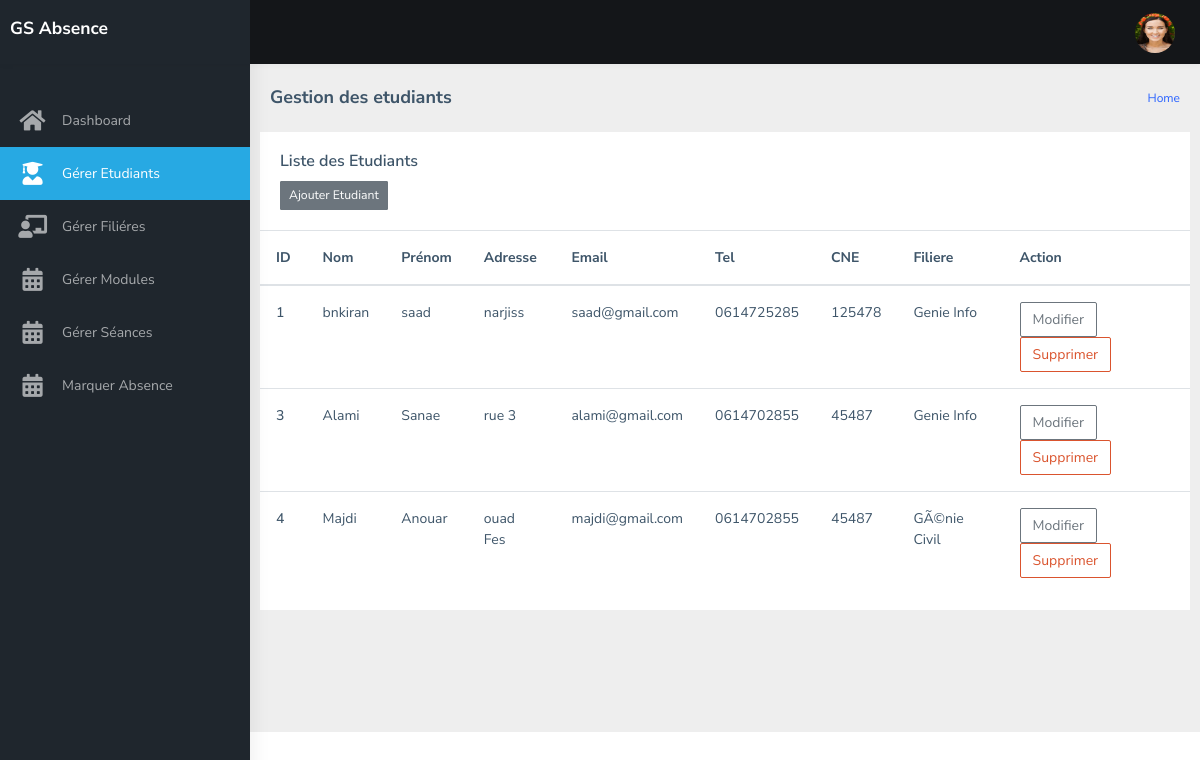
Screenshot of /etudiants.php with the database file from the repository.
### tables this page shows
CREATE TABLE IF NOT EXISTS `etudiant` (
  `IDEtudiant` int(11) NOT NULL AUTO_INCREMENT,
  `nom` varchar(50) NOT NULL,
  `prenom` varchar(50) NOT NULL,
  `adresse` varchar(50) NOT NULL,
  `email` varchar(20) NOT NULL,
  `tel` varchar(10) NOT NULL,
  `CNE` varchar(50) NOT NULL,
  `idFiliere` int(11) NOT NULL,
  PRIMARY KEY (`IDEtudiant`),
  KEY `idFiliere` (`idFiliere`)
);

CREATE TABLE IF NOT EXISTS `filiere` (
  `IDFiliere` int(11) NOT NULL AUTO_INCREMENT,
  `description` varchar(50) NOT NULL,
  `anneeScolaire` int(11) NOT NULL,
  `numGroupe` int(11) NOT NULL,
  PRIMARY KEY (`IDFiliere`)
);

### etudiants.php (the view, shortened to what this page needs)
<?php
    include_once "layout/head.php";
?>
    <div id="main-wrapper">
        <?php  include "layout/menuLeft.php"; ?>
        <div class="page-wrapper">
             <div class="page-breadcrumb">
                <div class="row">
                    <div class="col-12 d-flex no-block align-items-center">
                        <h4 class="page-title">Gestion des etudiants</h4>
                        <div class="ml-auto text-right">
                            <nav aria-label="breadcrumb">
                                <ol class="breadcrumb">
                                    <li class="breadcrumb-item"><a href="dashboard.php">Home</a></li>
                                </ol>
                            </nav>
                        </div>
                    </div>
                </div>
            </div>
            <?php
            include "inludes/config.php";
            $sql="select * from etudiant e,filiere f where e.idFiliere = f.IDfiliere";
            $res=mysqli_query($con,$sql);
            ?>
            <div class="container-fluid">
                <div class="row">
                    <div class="card">
                        <div class="card-body">
                            <h5 class="card-title">Liste des Etudiants</h5>
                            <form method="post" action="">
                                <button type="submit" class="btn btn-secondary btn-sm" name="ajout">Ajouter Etudiant</button>
                            </form>
                        </div>
                        <table class="table">
                            <thead>
                            <tr>
                                <th scope="col"><b>ID</b></th>
                                <th scope="col"><b>Nom</b></th>
                                <th scope="col"><b>Prénom</b></th>
                                <th scope="col"><b>Adresse</b></th>
                                <th scope="col"><b>Email</b></th>
                                <th scope="col"><b>Tel</b></th>
                                <th scope="col"><b>CNE</b></th>
                                <th scope="col"><b>Filiere</b></th>
                                <th scope="col"><b>Action</b></th>
                            </tr>
                            </thead>
                            <tbody>
                            <?php while($row=mysqli_fetch_array($res)){?>
                                <tr>
                                    <th scope="row"><?php echo $row["IDEtudiant"] ;?></th>
                                    <td><?php echo $row["nom"] ;?></td>
                                    <td><?php echo $row["prenom"] ;?></td>
                                    <td><?php echo $row["adresse"] ;?></td>
									<td><?php echo $row["email"] ;?></td>
									<td><?php echo $row["tel"] ;?></td>
									<td><?php echo $row["CNE"] ;?></td>
									<td><?php echo $row["description"] ;?></td>
                                    <td>
                                       <a href="updateEtudiant.php?id=<?php echo $row['IDEtudiant'] ;?>" class="btn btn-outline-secondary">Modifier</a>
                                       <a href="etudiants.php?sup=<?php echo $row['IDEtudiant'] ;?>" class="btn btn-outline-danger" >Supprimer</a>
                                    </td>
                                </tr>
                            <?php } ?>
                            </tbody>
                        </table>
                    </div>
                </div>
            </div>
        </div>
    </div>
<?php
    include "layout/footer.php";
?>

### rows the page displays
etudiant: IDEtudiant "1", nom "bnkiran", prenom "saad", adresse "narjiss", email "saad@gmail.com", tel "0614725285", CNE "125478", idFiliere.description "Genie Info"
etudiant: IDEtudiant "3", nom "Alami", prenom "Sanae", adresse "rue 3", email "alami@gmail.com", tel "0614702855", CNE "45487", idFiliere.description "Genie Info"
etudiant: IDEtudiant "4", nom "Majdi", prenom "Anouar", adresse "ouad Fes", email "majdi@gmail.com", tel "0614702855", CNE "45487", idFiliere.description "GÃ©nie Civil"
